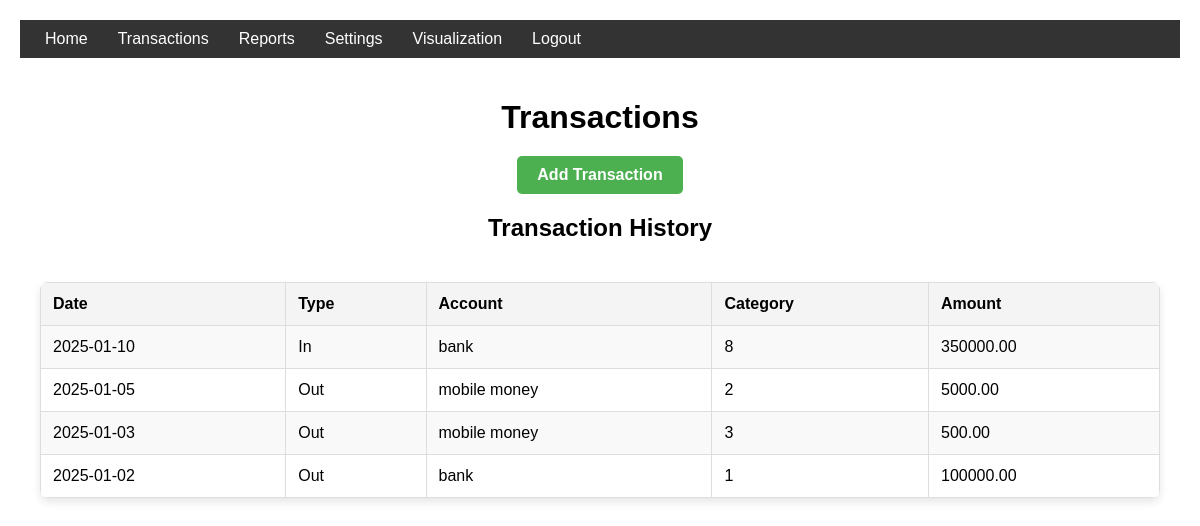
The page /views/transactions.php on the database its author committed.
### tables this page shows
CREATE TABLE `transactions` (
  `id` int(11) NOT NULL,
  `user_id` int(11) DEFAULT NULL,
  `account_type` varchar(50) DEFAULT NULL,
  `category_id` int(11) DEFAULT NULL,
  `amount` decimal(10,2) DEFAULT NULL,
  `transaction_date` date DEFAULT NULL,
  `type` enum('in','out') DEFAULT NULL
);

### views/transactions.php (the view, shortened to what this page needs)
<?php include '../includes/header.php'; ?>
<!DOCTYPE html>
<html lang="en">
<head>
    <link rel="stylesheet" href="../css/style.css">
    <link rel="stylesheet" href="../css/trans.css">
</head>
<body>
    <main>
        <h1>Transactions</h1>
        <button id="add-transaction-btn">Add Transaction</button>
        <section>
            <h2>Transaction History</h2>
            <table id="transactions-table">
                <thead>
        <?php
        include '../db.php';
        $result = $conn->query("SELECT * FROM transactions ORDER BY transaction_date DESC");
        echo '<table>';
        echo '<tr><th>Date</th><th>Type</th><th>Account</th><th>Category</th><th>Amount</th></tr>';
        while ($row = $result->fetch_assoc()) {
            echo '<tr>';
            echo '<td>' . $row['transaction_date'] . '</td>';
            echo '<td>' . ucfirst($row['type']) . '</td>';
            echo '<td>' . $row['account_type'] . '</td>';
            echo '<td>' . $row['category_id'] . '</td>';
            echo '<td>' . $row['amount'] . '</td>';
            echo '</tr>';
        }
        echo '</table>';?>
                </thead>
            </table>
        </section>
    </main>
</body>
</html>

### css/style.css (style rules this page uses)
body { font-family: Arial, sans-serif; margin: 0; padding: 0; }
table { width: 100%; border-collapse: collapse; }
table th, table td { border: 1px solid #ddd; padding: 8px; }
body { font-family: Arial, sans-serif; margin: 20px; }
table { width: 100%; border-collapse: collapse; margin-top: 20px; }
table th, table td { border: 1px solid #ddd; padding: 8px; text-align: left; }
table th { background-color: #f4f4f4; }

### css/trans.css (style rules this page uses)
body { font-family: Arial, sans-serif; margin: 20px; }
table { width: 100%; border-collapse: collapse; margin-top: 20px; }
table th, table td { border: 1px solid #ddd; padding: 8px; text-align: left; }
table th { background-color: #f4f4f4; }
main { padding: 20px; }
h1, h2 { text-align: center; margin-bottom: 20px; }
#add-transaction-btn { display: block; margin: 0 auto 20px; padding: 10px 20px; font-size: 16px; font-weight: bold; color: white; background-color: #4caf50; border: none; border-radius: 5px; cursor: pointer; transition: background-color 0.3s ease; }
table { width: 100%; border-collapse: collapse; margin: 20px auto; background-color: #fff; border-radius: 8px; overflow: hidden; box-shadow: 0 4px 8px rgba(0, 0, 0, 0.1); }
table th, table td { border: 1px solid #ddd; text-align: left; padding: 12px; }
table th { background-color: #f4f4f4; font-weight: bold; }
table tr:nth-child(even) { background-color: #f9f9f9; }

### rows shown on the page
transactions: transaction_date "2025-01-10", type "In", account_type "bank", category "8", amount "350000.00"
transactions: transaction_date "2025-01-05", type "Out", account_type "mobile money", category "2", amount "5000.00"
transactions: transaction_date "2025-01-03", type "Out", account_type "mobile money", category "3", amount "500.00"
transactions: transaction_date "2025-01-02", type "Out", account_type "bank", category "1", amount "100000.00"
